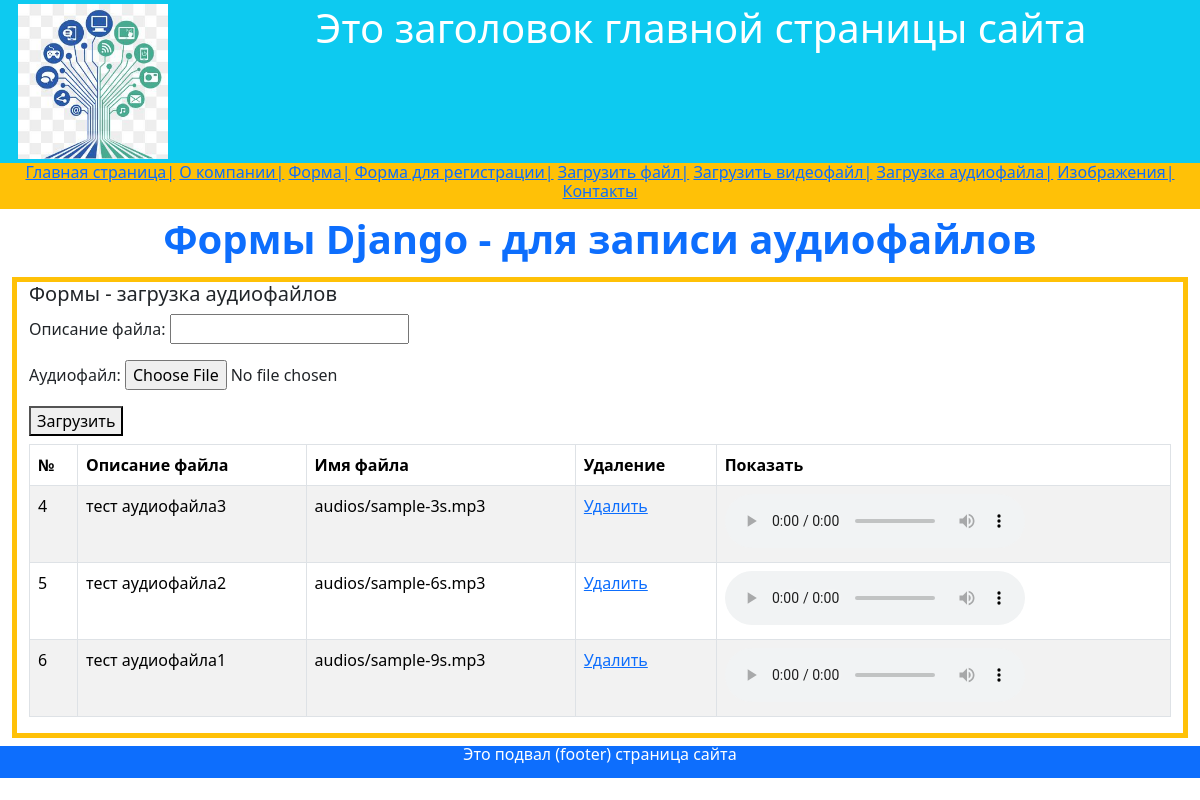
/form_up_audio/, run on the app's committed database.
### firstapp/models.py (models this page shows, shortened)
class AudioFile(models.Model):
    title = models.CharField(max_length=100, verbose_name='Описание файла', null=False)
    file = models.FileField(upload_to='audios', verbose_name='Аудиофайл', null=True, blank=True)
    obj_audio = models.Manager()

### firstapp/views.py (the view)
# urls.py: path('form_up_audio/', views.form_up_audio, name='form_up_audio'),
def form_up_audio(request):
    if request.method == 'POST':
        form = AudioForm(request.POST, request.FILES)
        if form.is_valid():
            form.save()
    my_text = 'Загруженные аудиофайлы'
    form = AudioForm()
    audio_obj = AudioFile.obj_audio.all()
    context = {
        'my_text': my_text,
        'audio_obj': audio_obj,
        'form': form
    }
    return render(request, 'firstapp/form_up_audio.html', context)

### firstapp/forms.py
class AudioForm(forms.ModelForm):
    class Meta:
        model = AudioFile
        fields = '__all__'

### templates/firstapp/form_up_audio.html (shortened to what this page needs)
{% extends 'firstapp/base.html' %}
{% block header %}Формы Django - для записи аудиофайлов{% endblock header %}
{% block content %}
<div class="container-fluid text-start my-2 border border-5 border-warning">
  <h5>Формы - загрузка аудиофайлов</h5>
    <form action="" method="post" enctype="multipart/form-data">
        <div class="form-group my-2">
            {{ form.as_p }}
            <button type="submit">Загрузить</button>
        </div>
    </form>
    {% if audio_obj.count > 0 %}
    <table class="table table-striped table-bordered text-start">
        <thead>
        <tr>
            <th>№</th>
            <th>Описание файла</th>
            <th>Имя файла</th>
            <th>Удаление</th>
            <th>Показать</th>
        </tr>
        </thead>
        <tbody>
        {% for obj in audio_obj %}
        <tr>
            <td>{{ obj.id }}</td>
            <td>{{ obj.title }}</td>
            <td>{{ obj.file }}</td>
            <td><a href="delete_audio/{{ obj.id }}">Удалить</a></td>
            <td>
                <audio controls preload="metadata">
                    <source src="{{ obj.file.url }}" type="audio/mp3">
                </audio>
            </td>
        </tr>
        {% endfor %}
        </tbody>
    </table>
    {% endif %}
</div>
{% endblock content %}

### data on the page
AudioFile: id "4", title "тест аудиофайла3", file "audios/sample-3s.mp3"
AudioFile: id "5", title "тест аудиофайла2", file "audios/sample-6s.mp3"
AudioFile: id "6", title "тест аудиофайла1", file "audios/sample-9s.mp3"
